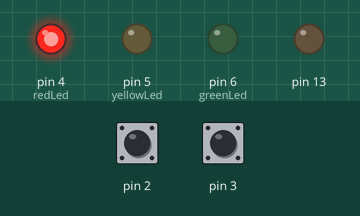
Bench run of a sketch on a simulated Arduino Uno, built with avr-gcc and run on an emulated ATmega328P. On the bench: output pins drawn as LEDs (lit = HIGH). Dashed ring = blinking. Inputs (shaded band) come from the test bench; at power-on: pin 2 HIGH, pin 3 HIGH.

Above: at 1.2 s.
1.3 s: pin 2 pulled LOW for 0.15 s
At 2.2 s:
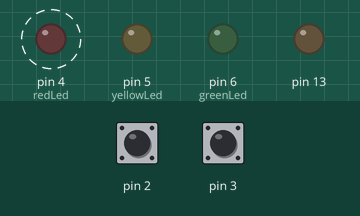
4.4 s: pin 2 pulled LOW for 3.2 s
At 9.0 s:
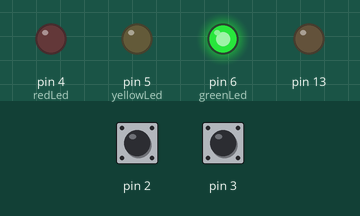
9.6 s: pin 3 pulled LOW for 3.2 s
At 19.6 s:
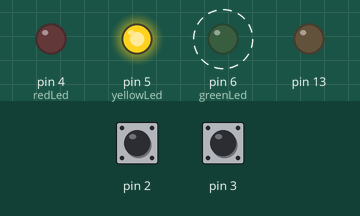
Timing chart, 0 to 21.1 s (numbered marks = the images above; inputs shaded):
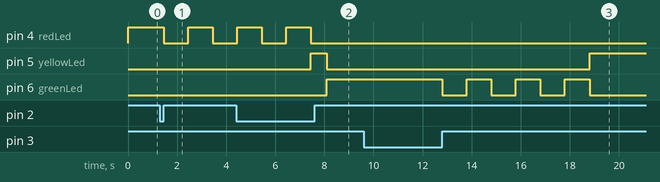

The sketch:

iawSwCaseDeneme.ino
```cpp
int state = 1;
volatile uint32_t lastRead = 0;
volatile uint32_t debounce;
int interval = 10;
int yellowInterval = 3;

bool doPause = false;
bool from5to3 = false;

int redLed = 4;
int yellowLed = 5;
int greenLed = 6;

void setup() {

  pinMode(2, INPUT_PULLUP);
  pinMode(3, INPUT_PULLUP);
  attachInterrupt(0, GreenInterrupt, CHANGE);
  attachInterrupt(1, RedInterrupt, CHANGE);

  pinMode(redLed, OUTPUT);
  pinMode(yellowLed, OUTPUT);
  pinMode(greenLed, OUTPUT);
  pinMode(13, OUTPUT);
}

void GreenInterrupt() {
  if (millis() - debounce >= 100 && digitalRead(2)) {
    debounce = millis();
    if (state == 1){
        state=2;
      }
    else if (state == 3){
      state = 4;
      lastRead = millis()/1000;
      doPause = true;
      }
  }
}


void RedInterrupt() {
    if (millis() - debounce >= 100 && digitalRead(3)) {
    debounce = millis();
    switch(state){
      case 2:
        state=3;
        lastRead = millis()/1000;
        break;
      case 3:
        doPause = true;
        lastRead = millis()/1000;
        state=1;
        break;
      case 4:
        from5to3 = true;
        state=5;
        break;
      case 5:
        state=3;
        lastRead = millis()/1000;
        break;
      }
  }
}

void RedON(){
  if (millis()/1000 - lastRead <= interval){
    digitalWrite(redLed, HIGH);
    digitalWrite(yellowLed, LOW);
    digitalWrite(greenLed, LOW);
    }
  else{
    lastRead += interval;
    state = 2;
    lastRead = millis()/1000;
    }
  }

void YellowON(){
    if (millis()/1000 - lastRead <= yellowInterval){
      digitalWrite(redLed, LOW);
      digitalWrite(yellowLed, HIGH);
      digitalWrite(greenLed, LOW);
    }
    else{
      state = 4;
      lastRead = millis()/1000;
    }
  }

void GreenON(){
  if (millis()/1000 - lastRead <= interval){
    digitalWrite(redLed, LOW);
    digitalWrite(yellowLed, LOW);
    digitalWrite(greenLed, HIGH);
    }
  else{
    lastRead += interval;
    state = 5;
    }
  }

void RedBlink(){
  digitalWrite(redLed, LOW);
    for (int i = 0; i <3; i++){
    digitalWrite(redLed, LOW);
    delay(1000);
    digitalWrite(redLed, HIGH);
    delay(1000);
    }
    state = 3;
    lastRead = millis()/1000;
}

void GreenBlink(){
  digitalWrite(greenLed, LOW);
  for (int i = 0; i <3; i++){
    digitalWrite(greenLed, LOW);
    delay(1000);
    digitalWrite(greenLed, HIGH);
    delay(1000);
    }
    if (from5to3){
      state = 3;
      from5to3 = false;
      }
    else{
      state = 1;
      }
    lastRead = millis()/1000;
  }

void loop() {
  switch(state){
    case 1:
    if (doPause){
      doPause = false;
      delay(500);
      RedON();
      }
      RedON();
      break;

    case 2:
      RedBlink();
      break;

    case 3:
      YellowON();
      break;

    case 4:
      if (doPause){
        doPause = false;
        delay(500);
      GreenON();
      }
      GreenON();
      break;

    case 5:
      GreenBlink();
      break;
    }
}
```

Measured:
- after the input at 1.3 s, pin 4 (redLed): HIGH → LOW after 0.15 s, → HIGH 1.0 s later, → LOW 1.0 s later
- after the input at 4.4 s, pin 6 (greenLed): LOW → HIGH after 3.7 s
- after the input at 9.6 s, pin 5 (yellowLed): LOW → HIGH after 9.2 s
